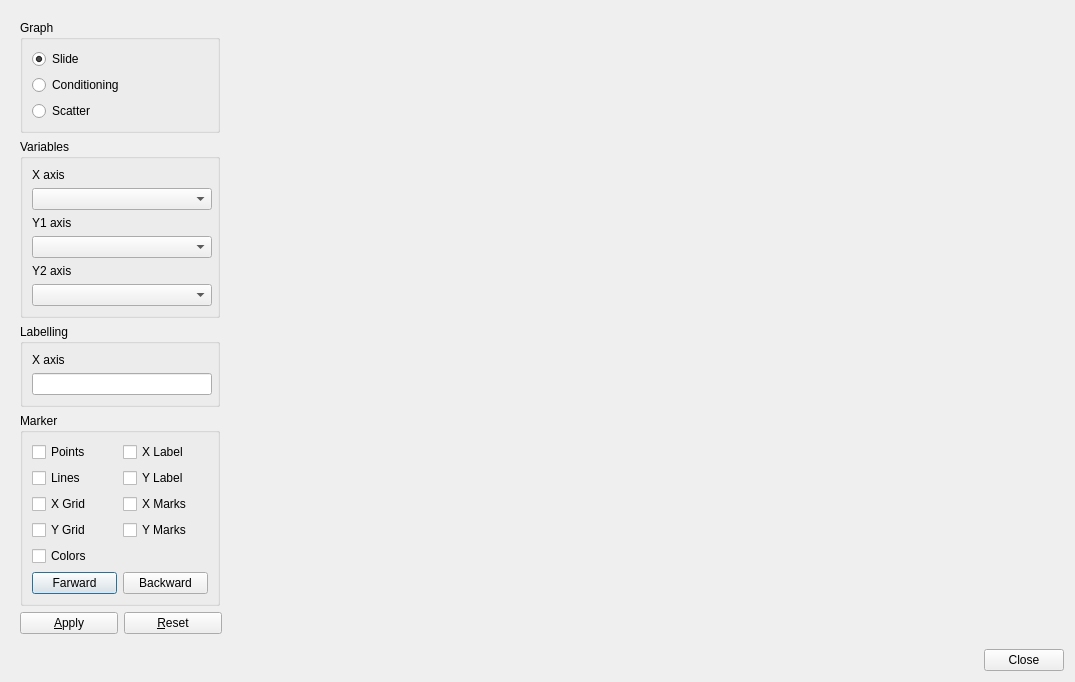
<?xml version="1.0" encoding="UTF-8"?>
<ui version="4.0">
 <class>Dialog</class>
 <widget class="QDialog" name="Dialog">
  <property name="geometry">
   <rect>
    <x>0</x>
    <y>0</y>
    <width>1075</width>
    <height>656</height>
   </rect>
  </property>
  <property name="windowTitle">
   <string>Bivariate by Group Plot</string>
  </property>
  <layout class="QVBoxLayout" name="verticalLayout_3">
   <item>
    <widget class="QWidget" name="centralwidget" native="true">
     <layout class="QHBoxLayout" name="horizontalLayout_7">
      <item>
       <layout class="QVBoxLayout" name="verticalLayout_8">
        <item>
         <widget class="QGroupBox" name="groupBox_3">
          <property name="sizePolicy">
           <sizepolicy hsizetype="Fixed" vsizetype="Preferred">
            <horstretch>0</horstretch>
            <verstretch>0</verstretch>
           </sizepolicy>
          </property>
          <property name="minimumSize">
           <size>
            <width>200</width>
            <height>0</height>
           </size>
          </property>
          <property name="maximumSize">
           <size>
            <width>200</width>
            <height>16777215</height>
           </size>
          </property>
          <property name="title">
           <string>Graph</string>
          </property>
          <layout class="QVBoxLayout" name="verticalLayout_5">
           <item>
            <layout class="QVBoxLayout" name="verticalLayout_4">
             <item>
              <widget class="QRadioButton" name="slideradioButton">
               <property name="text">
                <string>Slide</string>
               </property>
               <property name="checked">
                <bool>true</bool>
               </property>
              </widget>
             </item>
             <item>
              <widget class="QRadioButton" name="conditioningradioButton">
               <property name="text">
                <string>Conditioning</string>
               </property>
              </widget>
             </item>
             <item>
              <widget class="QRadioButton" name="scatteradioButton">
               <property name="text">
                <string>Scatter</string>
               </property>
              </widget>
             </item>
            </layout>
           </item>
          </layout>
         </widget>
        </item>
        <item>
         <widget class="QGroupBox" name="groupBox">
          <property name="sizePolicy">
           <sizepolicy hsizetype="Fixed" vsizetype="Preferred">
            <horstretch>0</horstretch>
            <verstretch>0</verstretch>
           </sizepolicy>
          </property>
          <property name="minimumSize">
           <size>
            <width>200</width>
            <height>0</height>
           </size>
          </property>
          <property name="maximumSize">
           <size>
            <width>200</width>
            <height>16777215</height>
           </size>
          </property>
          <property name="title">
           <string>Variables</string>
          </property>
          <layout class="QVBoxLayout" name="verticalLayout_2">
           <item>
            <widget class="QLabel" name="Xlabel">
             <property name="text">
              <string>X axis</string>
             </property>
            </widget>
           </item>
           <item>
            <widget class="QComboBox" name="XcomboBox">
             <property name="sizePolicy">
              <sizepolicy hsizetype="Fixed" vsizetype="Preferred">
               <horstretch>0</horstretch>
               <verstretch>0</verstretch>
              </sizepolicy>
             </property>
             <property name="minimumSize">
              <size>
               <width>180</width>
               <height>0</height>
              </size>
             </property>
             <property name="maximumSize">
              <size>
               <width>180</width>
               <height>16777215</height>
              </size>
             </property>
            </widget>
           </item>
           <item>
            <widget class="QLabel" name="Ylabel">
             <property name="text">
              <string>Y1 axis</string>
             </property>
            </widget>
           </item>
           <item>
            <widget class="QComboBox" name="Y1comboBox">
             <property name="minimumSize">
              <size>
               <width>180</width>
               <height>0</height>
              </size>
             </property>
             <property name="maximumSize">
              <size>
               <width>180</width>
               <height>16777215</height>
              </size>
             </property>
            </widget>
           </item>
           <item>
            <widget class="QLabel" name="label_5">
             <property name="text">
              <string>Y2 axis</string>
             </property>
            </widget>
           </item>
           <item>
            <widget class="QComboBox" name="Y2comboBox">
             <property name="sizePolicy">
              <sizepolicy hsizetype="Fixed" vsizetype="Preferred">
               <horstretch>0</horstretch>
               <verstretch>0</verstretch>
              </sizepolicy>
             </property>
             <property name="minimumSize">
              <size>
               <width>180</width>
               <height>0</height>
              </size>
             </property>
             <property name="maximumSize">
              <size>
               <width>180</width>
               <height>16777215</height>
              </size>
             </property>
            </widget>
           </item>
          </layout>
         </widget>
        </item>
        <item>
         <widget class="QGroupBox" name="groupBox_2">
          <property name="sizePolicy">
           <sizepolicy hsizetype="Fixed" vsizetype="Preferred">
            <horstretch>0</horstretch>
            <verstretch>0</verstretch>
           </sizepolicy>
          </property>
          <property name="minimumSize">
           <size>
            <width>200</width>
            <height>0</height>
           </size>
          </property>
          <property name="maximumSize">
           <size>
            <width>200</width>
            <height>16777215</height>
           </size>
          </property>
          <property name="title">
           <string>Labelling</string>
          </property>
          <layout class="QVBoxLayout" name="verticalLayout_7">
           <item>
            <layout class="QVBoxLayout" name="verticalLayout_6">
             <item>
              <widget class="QLabel" name="label_2">
               <property name="text">
                <string>X axis</string>
               </property>
              </widget>
             </item>
             <item>
              <widget class="QLineEdit" name="XlineEdit">
               <property name="sizePolicy">
                <sizepolicy hsizetype="Fixed" vsizetype="Preferred">
                 <horstretch>0</horstretch>
                 <verstretch>0</verstretch>
                </sizepolicy>
               </property>
               <property name="minimumSize">
                <size>
                 <width>180</width>
                 <height>0</height>
                </size>
               </property>
               <property name="maximumSize">
                <size>
                 <width>180</width>
                 <height>16777215</height>
                </size>
               </property>
              </widget>
             </item>
            </layout>
           </item>
          </layout>
         </widget>
        </item>
        <item>
         <widget class="QGroupBox" name="MarkergroupBox">
          <property name="sizePolicy">
           <sizepolicy hsizetype="Fixed" vsizetype="Preferred">
            <horstretch>0</horstretch>
            <verstretch>0</verstretch>
           </sizepolicy>
          </property>
          <property name="minimumSize">
           <size>
            <width>200</width>
            <height>0</height>
           </size>
          </property>
          <property name="maximumSize">
           <size>
            <width>200</width>
            <height>16777215</height>
           </size>
          </property>
          <property name="title">
           <string>Marker</string>
          </property>
          <layout class="QVBoxLayout" name="verticalLayout">
           <item>
            <layout class="QHBoxLayout" name="horizontalLayout">
             <item>
              <widget class="QCheckBox" name="PcheckBox">
               <property name="text">
                <string>Points</string>
               </property>
              </widget>
             </item>
             <item>
              <widget class="QCheckBox" name="XcheckBox">
               <property name="text">
                <string>X Label</string>
               </property>
              </widget>
             </item>
            </layout>
           </item>
           <item>
            <layout class="QHBoxLayout" name="horizontalLayout_2">
             <item>
              <widget class="QCheckBox" name="LcheckBox">
               <property name="text">
                <string>Lines</string>
               </property>
              </widget>
             </item>
             <item>
              <widget class="QCheckBox" name="YcheckBox">
               <property name="text">
                <string>Y Label</string>
               </property>
              </widget>
             </item>
            </layout>
           </item>
           <item>
            <layout class="QHBoxLayout" name="horizontalLayout_3">
             <item>
              <widget class="QCheckBox" name="XGcheckBox">
               <property name="text">
                <string>X Grid</string>
               </property>
              </widget>
             </item>
             <item>
              <widget class="QCheckBox" name="XMcheckBox">
               <property name="text">
                <string>X Marks</string>
               </property>
              </widget>
             </item>
            </layout>
           </item>
           <item>
            <layout class="QHBoxLayout" name="horizontalLayout_4">
             <item>
              <widget class="QCheckBox" name="YGcheckBox">
               <property name="text">
                <string>Y Grid</string>
               </property>
              </widget>
             </item>
             <item>
              <widget class="QCheckBox" name="YMcheckBox">
               <property name="text">
                <string>Y Marks</string>
               </property>
              </widget>
             </item>
            </layout>
           </item>
           <item>
            <layout class="QHBoxLayout" name="horizontalLayout_5">
             <item>
              <widget class="QCheckBox" name="CcheckBox">
               <property name="text">
                <string>Colors</string>
               </property>
              </widget>
             </item>
            </layout>
           </item>
           <item>
            <layout class="QHBoxLayout" name="horizontalLayout_9">
             <item>
              <widget class="QPushButton" name="farwardButton">
               <property name="text">
                <string>Farward</string>
               </property>
              </widget>
             </item>
             <item>
              <widget class="QPushButton" name="backwardButton">
               <property name="text">
                <string>Backward</string>
               </property>
              </widget>
             </item>
            </layout>
           </item>
          </layout>
         </widget>
        </item>
        <item>
         <layout class="QHBoxLayout" name="horizontalLayout_6">
          <item>
           <widget class="QPushButton" name="ApplyButton">
            <property name="sizePolicy">
             <sizepolicy hsizetype="Fixed" vsizetype="Fixed">
              <horstretch>0</horstretch>
              <verstretch>0</verstretch>
             </sizepolicy>
            </property>
            <property name="minimumSize">
             <size>
              <width>98</width>
              <height>0</height>
             </size>
            </property>
            <property name="maximumSize">
             <size>
              <width>98</width>
              <height>16777215</height>
             </size>
            </property>
            <property name="text">
             <string>&amp;Apply</string>
            </property>
           </widget>
          </item>
          <item>
           <widget class="QPushButton" name="ResetButton">
            <property name="sizePolicy">
             <sizepolicy hsizetype="Fixed" vsizetype="Fixed">
              <horstretch>0</horstretch>
              <verstretch>0</verstretch>
             </sizepolicy>
            </property>
            <property name="minimumSize">
             <size>
              <width>98</width>
              <height>0</height>
             </size>
            </property>
            <property name="maximumSize">
             <size>
              <width>98</width>
              <height>16777215</height>
             </size>
            </property>
            <property name="text">
             <string>&amp;Reset</string>
            </property>
           </widget>
          </item>
         </layout>
        </item>
       </layout>
      </item>
      <item>
       <widget class="QWidget" name="mplwindow" native="true">
        <property name="sizePolicy">
         <sizepolicy hsizetype="Expanding" vsizetype="Expanding">
          <horstretch>0</horstretch>
          <verstretch>0</verstretch>
         </sizepolicy>
        </property>
        <layout class="QVBoxLayout" name="mplvl"/>
       </widget>
      </item>
     </layout>
    </widget>
   </item>
   <item>
    <layout class="QHBoxLayout" name="horizontalLayout_8">
     <item>
      <spacer name="horizontalSpacer">
       <property name="orientation">
        <enum>Qt::Horizontal</enum>
       </property>
       <property name="sizeHint" stdset="0">
        <size>
         <width>40</width>
         <height>20</height>
        </size>
       </property>
      </spacer>
     </item>
     <item>
      <widget class="QPushButton" name="pushButton">
       <property name="text">
        <string>Close</string>
       </property>
      </widget>
     </item>
    </layout>
   </item>
  </layout>
 </widget>
 <resources/>
 <connections>
  <connection>
   <sender>pushButton</sender>
   <signal>clicked()</signal>
   <receiver>Dialog</receiver>
   <slot>accept()</slot>
   <hints>
    <hint type="sourcelabel">
     <x>767</x>
     <y>702</y>
    </hint>
    <hint type="destinationlabel">
     <x>742</x>
     <y>720</y>
    </hint>
   </hints>
  </connection>
 </connections>
</ui>
